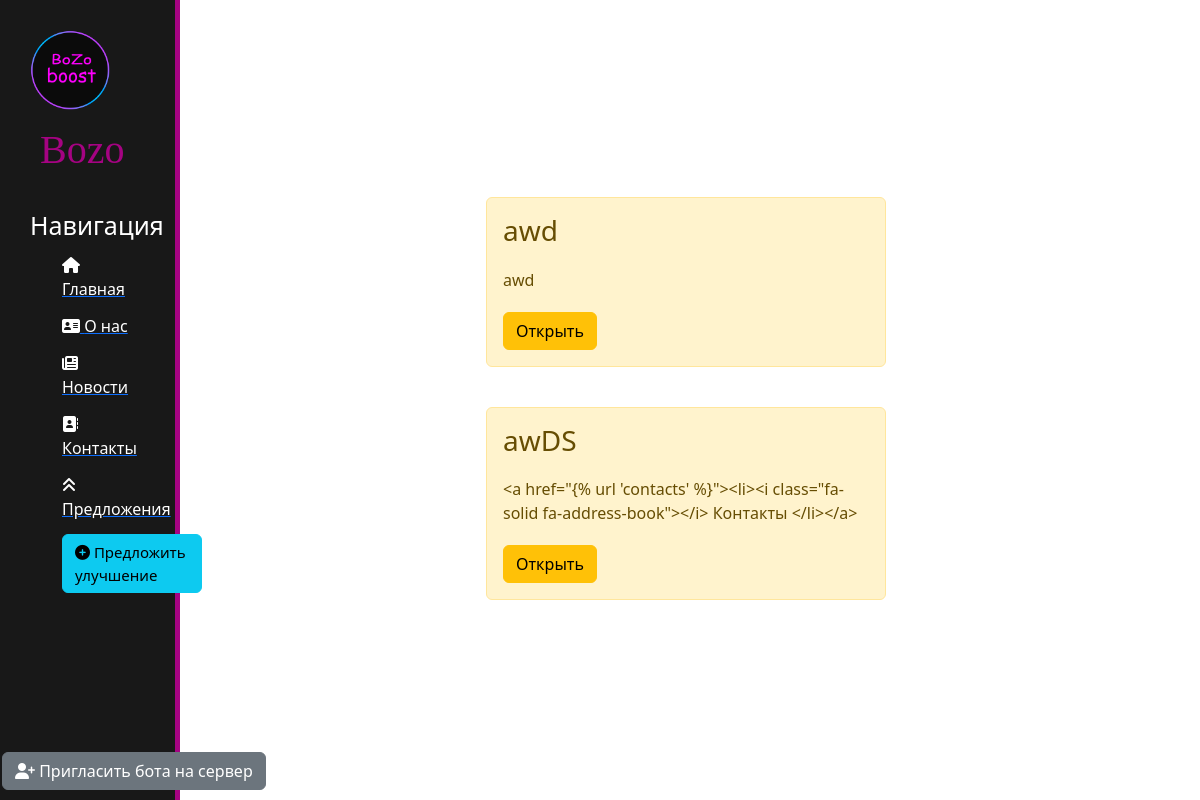
The app's page /suggestions/, older data.
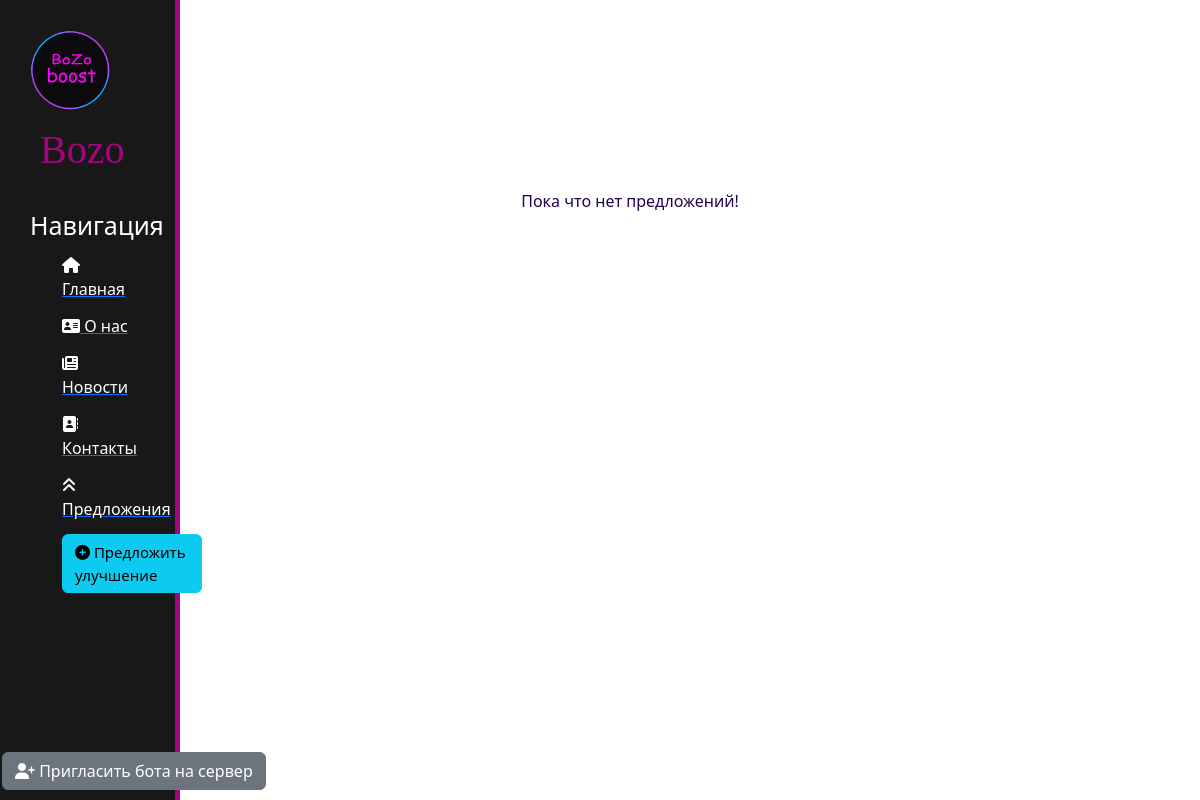
The same page, newer data.
### suggestions/models.py (models this page shows, shortened)
class Suggestions(models.Model):
    title = models.CharField('Название', max_length=100)
    text = models.TextField('Основной текст')
    date = models.DateTimeField('Дата публикации')
    class Meta:
        verbose_name = 'Предложение'
        verbose_name_plural = 'Предложения'

### suggestions/views.py (the view)
# urls.py: path('', views.suggestions_home, name='suggestions_home'),
def suggestions_home(request):
    suggestions = Suggestions.objects.order_by('date')
    return render(request, 'suggestions/suggestions_home.html', {'suggestions': suggestions})

### suggestions/templates/suggestions/suggestions_home.html (shortened to what this page needs)
{% extends 'main/layout.html' %}
{% block content %}
    <div class="features">
        <h1>Предложения</h1>
        {% if suggestions %}
        {% for el in suggestions %}
            <div class="alert alert-warning">
                <h3>{{ el.title }}</h3>
                <p>{{ el.text }}</p>
                <a href="{% url 'suggestions_detail' el.id %}" class="btn btn-warning">Открыть</a>
            </div>
        {% endfor %}
        {% else %}
        <p>Пока что нет предложений!</p>
        {% endif %}
    </div>
{% endblock %}

### main/templates/main/layout.html (shortened to what this page needs)
{% load static %}
<!doctype html>
<html lang="ru">
<head>
    <link rel="stylesheet" href="https://cdn.jsdelivr.net/npm/bootstrap@5.3.2/dist/css/bootstrap.min.css">
    <link rel="stylesheet" href="{% static 'main/css/main.css' %}">
    <link rel="stylesheet" href="https://use.fontawesome.com/releases/v6.4.2/css/all.css">
</head>
<body>
    <aside>
        <div class="logoname">
            <a href="{% url 'home' %}">
                <img src="{% static 'main/img/bozo.png' %}" alt="Лого">
            </a>
        </div>
        <span class="logo">Bozo</span>
        <h3 class="navi">Навигация</h3>
        <ul>
            <a href="{% url 'home' %}"><li><i class="fa-solid fa-house"></i> Главная </li></a>
            <a href="{% url 'about' %}"><li><i class="fa-solid fa-address-card"></i> О нас </li></a>
            <a href="{% url 'news_home' %}"><li><i class="fa-solid fa-newspaper"></i> Новости </li></a>
            <a href="{% url 'contacts' %}"><li><i class="fa-solid fa-address-book"></i> Контакты </li></a>
            <a href="{% url 'suggestions_home' %}"><li><i class="fa-solid fa-angles-up"></i> Предложения </li></a>
            <a href="{% url 'create' %}"><li><button class="btn btn-info"><i class="fa-solid fa-circle-plus"></i> Предложить улучшение </button></li></a>
            <div class="invite">
                <a href="https://discord.com/api/oauth2/authorize?client_id=1101692412570632192&permissions=8&scope=bot"><li><button class="btn btn-secondary"><i class="fa-solid fa-user-plus"></i> Пригласить бота на сервер </li></a>
            </div>
        </ul>
    </aside>
    <main>
        {% block content %}
        {% endblock %}
    </main>
</body>
</html>

### main/static/main/css/main.css (style rules this page uses)
body { background: url(../img/back.png); background-size: 85% 100%; background-position: right }
aside { float: left; background: #181818; width: 15%; padding: 2.5%; height: 100vh; color: #fff; border-right: 5px solid #4d4d4d; text-decoration: none; border-color: #A50382; }
aside img { width: 80px; float: left; }
aside .logo { font-size: 40px; margin-left: 10px; font-family: cursive; position: relative; top: +10px; }
aside .navi { margin-top: 40px; font-size: 25px; text-decoration: none; }
aside ul { list-style: none; text-decoration: none; }
aside ul li { color: #fff; display: block; margin-top: 13px; transition: transform .4s ease; text-decoration: none; }
main .features { float: left; color: #22034b; margin-top: 100px; text-align: center; width: 75%; }
main .features h1 { font-size: 70px; color: #fff; margin-top: -15px; }
main .features p { max-width: 400px; margin: 20px auto; }
.btn-info { width: 140px; font-size: 15px; text-align: left; }
.invite { margin-left: -60px; width: 300px; position: absolute; bottom: 10px; }
.logo { color: #a50382; text-decoration-line: none; }

Row changes from the older to the newer data that the page shows:
removed Suggestions: title "awd", text "awd"
removed Suggestions: title "awDS", text "<a href=\"{% url 'contacts' %}\"><li><i class=\"fa-solid fa-address-book\"></i> Контакты </li></a>"
Text that changed along with them:
text now shown: "Пока что нет предложений!"
